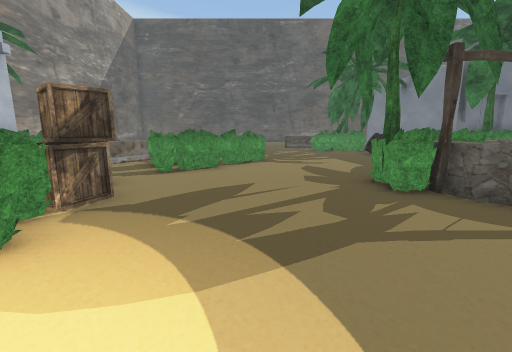
View 1 (above)

24 first-person views from a walk through a Unity game level. The camera is 1.2 m above the floor, tilts 10° down and sees 90° across. The floor is counted in squares, 1 m on a side. Each view is taken from the middle of a square. On the plan, view 1 faces up. The plan holds only what a view shows up to about 12 squares ahead; the rest is blank. The place goes on beyond the plan. Some surface patterns are stand-ins.

View 2
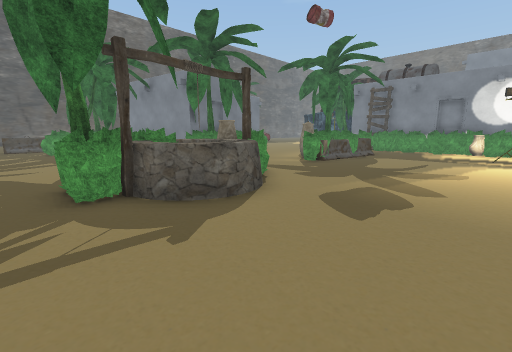

View 3
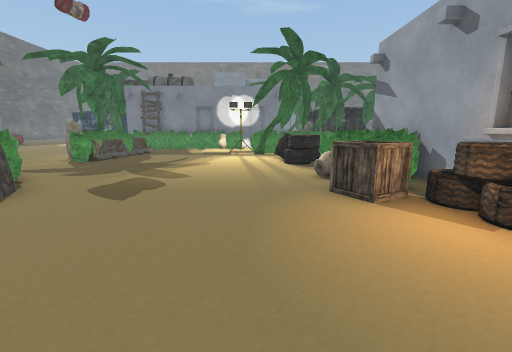

View 4
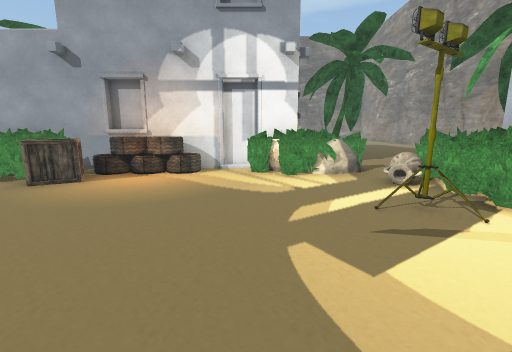

View 5
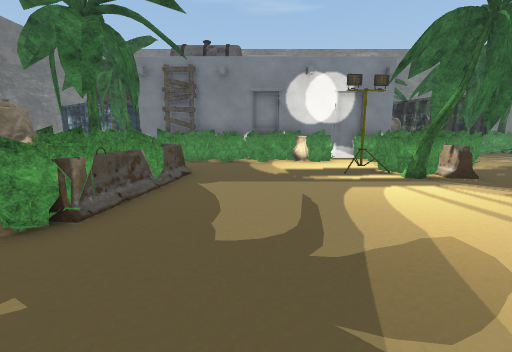

View 6
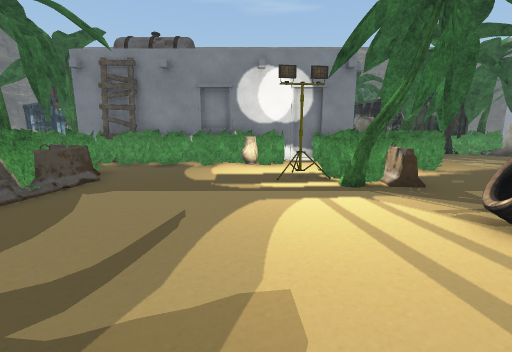

View 7
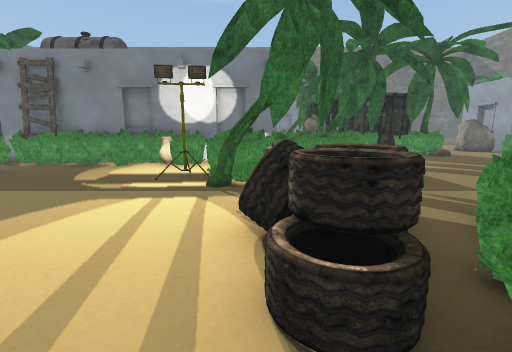

View 8
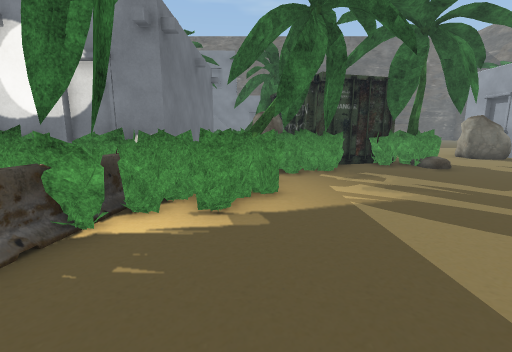

View 9
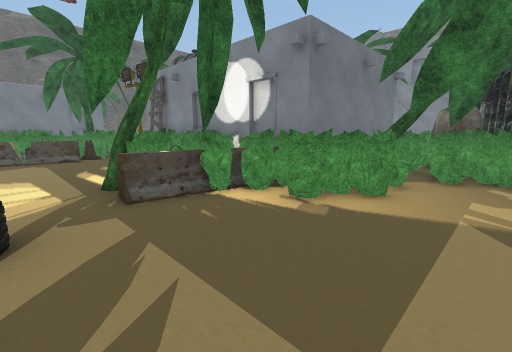

View 10
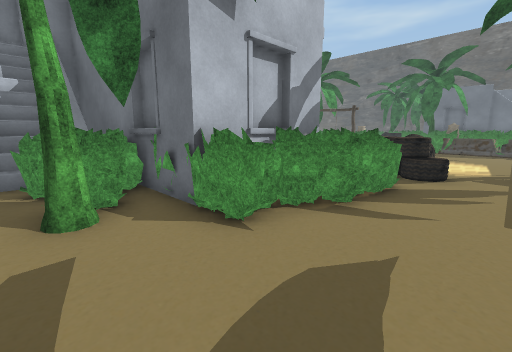

View 11
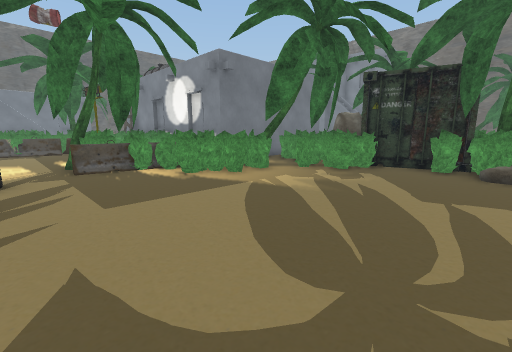

View 12
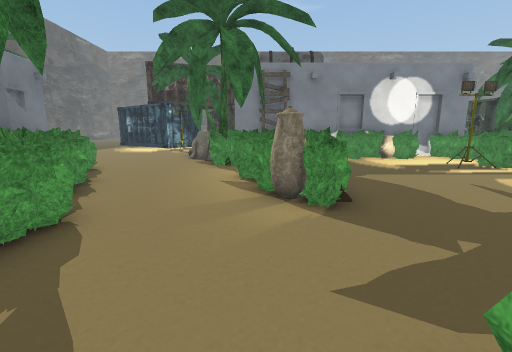

View 13
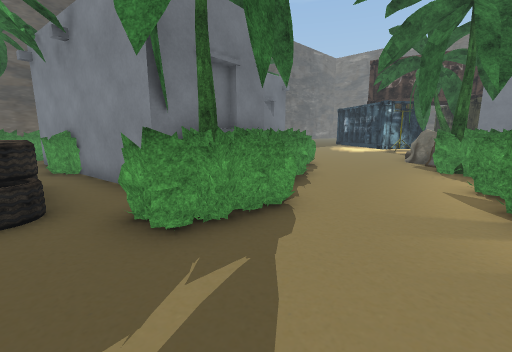

View 14
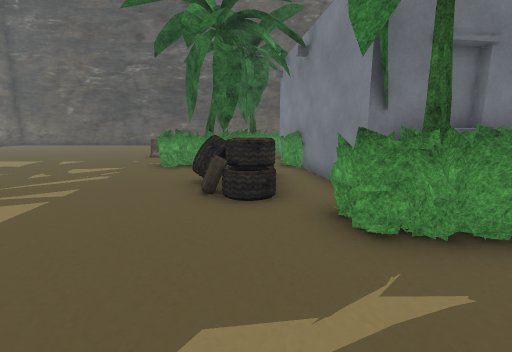

View 15
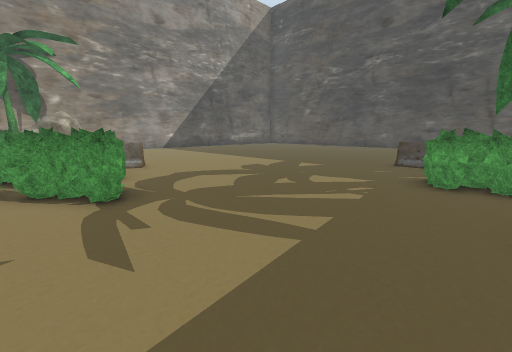

View 16
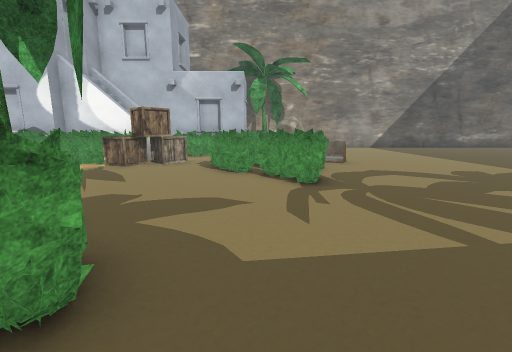

View 17
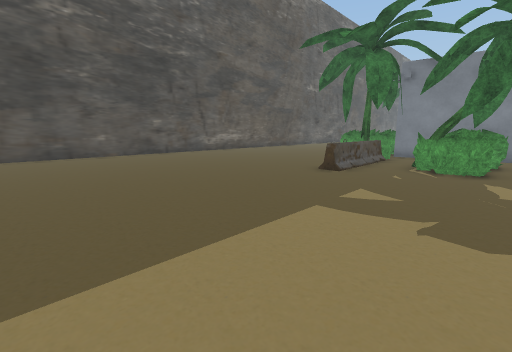

View 18
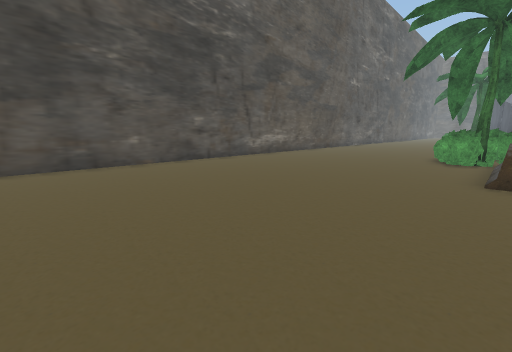

View 19
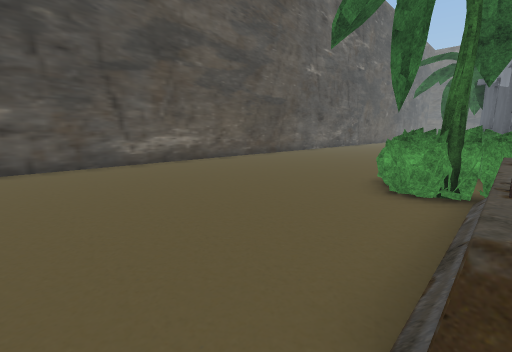

View 20
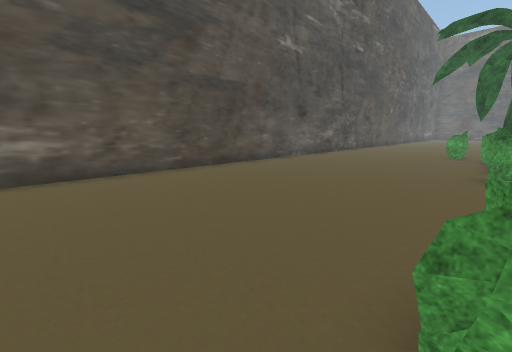

View 21
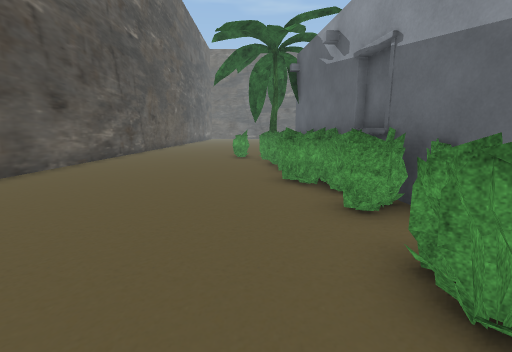

View 22
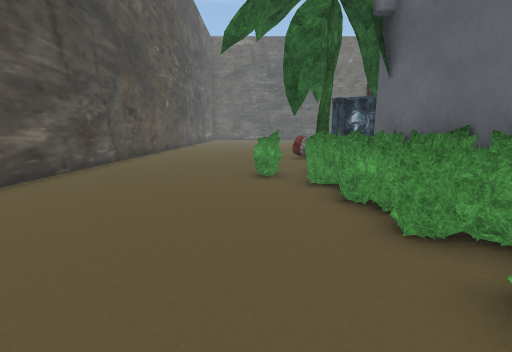

View 23
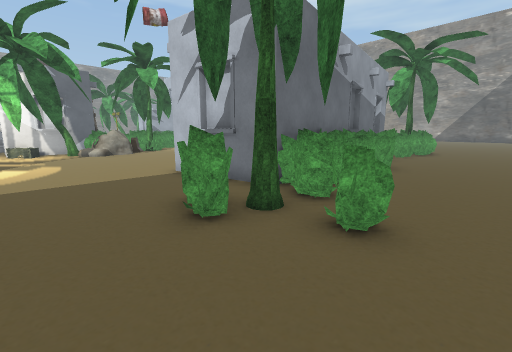

View 24
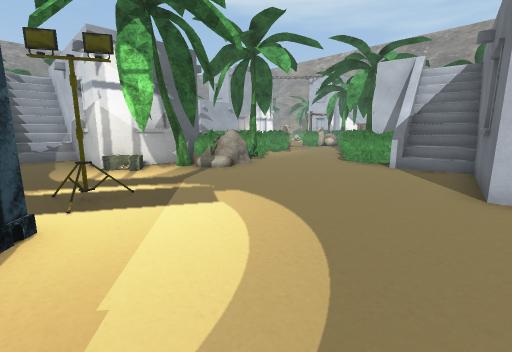

### Floor plan
Key: @ floor where view 1 was taken; # wall or solid block; x gap in a wall; . floor; / step, stairs or slope; = window, fence, low wall or low ledge; v drop or lower ground; O other object.
Columns run from 6 left of view 1 to 25 right of it. Each row starts with its distance up from view 1.
 29  ###############################
 28  ...............................
 27  ...............................
 26  ...............................
 25  ...............................
 24  ...............................
 23  .........................O....
 22  ........................OO....
 21  ............OO.O.O.OOOOOOOO..OO
 20 ............OOOOO.OO  O OO.O..O
 19 ........OOOOOO#O OOO     O....
 18 ..............O          O....
 17 ..........OO  #O       OO#......
 16 ..........OOOOOO  OOOOO.........
 15 ..........O.O. #      /.........
 14 ............   #     OO.........
 13 ............==##OOOO O.........#
 12   O.........==. O    O........#.
 11 OO OO.O.......OO  OO.......O....
 10 OO. OOO.......OOOO......OO//O...
  9  .OOOO................O.OOOO/...
  8  ..OO......O.......... OOOOOxO..
  7  .........OO .....O OO OOO   O..
  6 OOO.....OOOO=OO..OOOOOO.O  O O..
  5  OOO.....O#O=O....OOOOO.OOOO v.
  4  OOO......===...........OOOO v/O
  3    O....................OO   O
  2     .....................O   O
  1    O....................OO   O
  0     ..@.................OO
 -1    O.................OOOOO
 -2    O.............==.OOOOOO
 -3   OO#......OOO#OO==...OOOOOOOOOO
 -4   OOOOOO..=#OOOO O=..O.OOO..v
 -5   O.OOOOO##OO#O   O....OOOOOOOOO
 -6   ..   #        #OO.......OOOOOO
 -7   ..            # O.......OOO###
 -8  ..             #OO........OO
 -9  ..O     ##O# OOOO..........OO
-10   OO     # OO   O...........OO
-11               O.O...........OO

Positions as (right, up) in squares from view 1, and headings:
1: (0, 0), facing up
2: (2, 0), facing up-right
3: (1, -1), facing right
4: (1, 3), facing down
5: (8, 3), facing right
6: (9, 1), facing right
7: (9, -2), facing right
8: (13, -5), facing right
9: (13, -7), facing up-right
10: (14, -11), facing up-left
11: (13, -11), facing up-right
12: (7, 7), facing right
13: (7, 7), facing up-right
14: (7, 7), facing up
15: (5, 9), facing up-left
16: (6, 9), facing left
17: (-5, 15), facing up-right
18: (-5, 19), facing up-right
19: (1, 19), facing up-right
20: (6, 21), facing up-right
21: (8, 22), facing right
22: (13, 23), facing right
23: (23, 24), facing down-left
24: (25, 17), facing down-left
